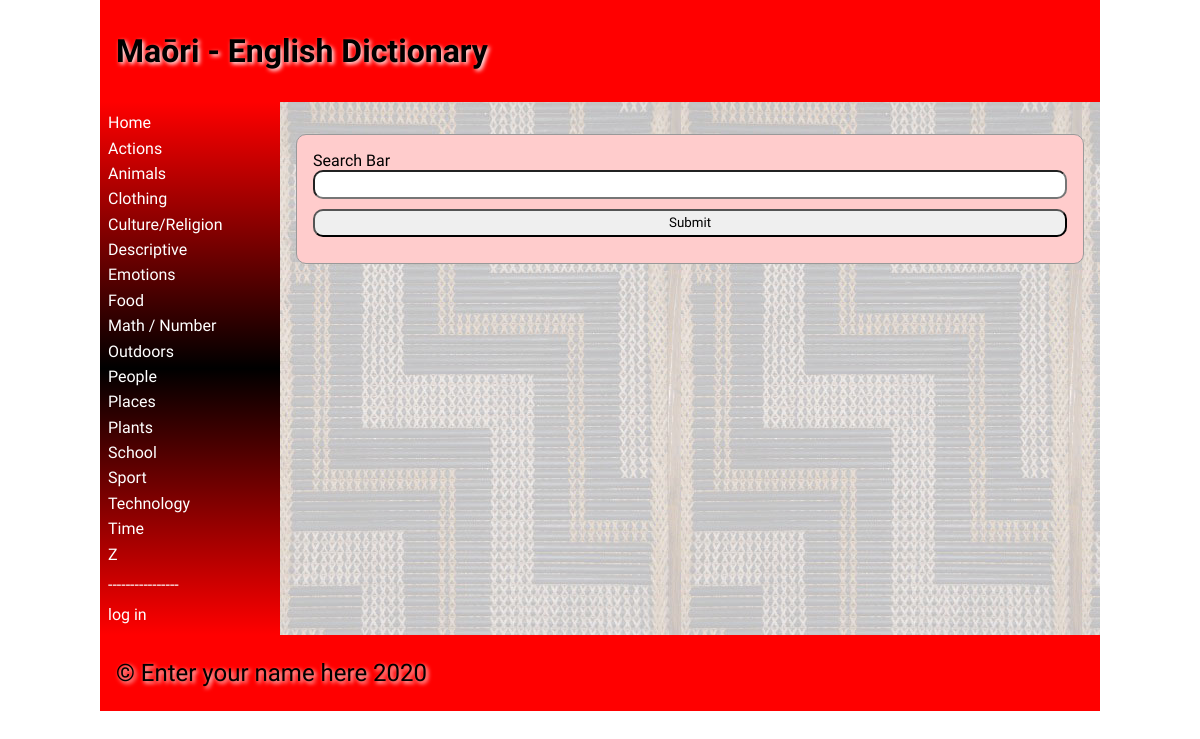
The page / on the database its author committed.
### tables this page shows
CREATE TABLE category
(
	id integer
		constraint category_pk
			primary key autoincrement,
	category varchar(30)
);

### app.py (the view)
@app.route('/', methods=['POST', 'GET'])
def main():
    if request.method == "GET":
        search = str("{}{}".format(request.args.get('Search'), "%"))
        con = create_connection(DATABASE)
        query = "SELECT * FROM wordbank WHERE english LIKE ?"
        cur = con.cursor()
        cur.execute(query, (search,))
        search_results = cur.fetchall()
        con.close()
    if len(search_results):
        print(len)
        search_results = "None"
    return render_template("home.html", categories=categories(), logged_in=is_logged_in(),
                           Search_results=search_results, is_admin=is_admin())

### app.py (called while the page is built)
def create_connection(db_file):
    try:
        connection = sqlite3.connect(db_file)
        connection.execute('pragma foreign_keys=ON')
        return connection
    except Error as error:
        print(error)
    return None

def is_logged_in():
    if session.get('email') is None:
        print("not logged in ")
        return False
    else:
        print("logged in")
        return True

def is_admin():
    if session.get('admin') != 1:
        print("denied")
        return redirect("/") and False
    else:
        return True

def categories():
    con = create_connection(DATABASE)
    query = "SELECT category,id FROM category ORDER BY category ASC"
    cur = con.cursor()
    cur.execute(query)
    category_list = cur.fetchall()
    con.close()
    return category_list

### templates/home.html (shortened to what this page needs)
{% extends 'base.html' %}
{% block heading %}Maōri - English Dictionary{% endblock %}
{% block main %}
    <form class = "dataForm" method = "GET">
        <div class ="form-group">
            <div class ="form-label">Search Bar</div>
                <div class = "form-element"><input type = "search" name ="Search" id = "Search"></div>
        </div>
        <div class ="form-group">
                <div class ="form-element"><input type = "submit" value="Submit"></div>
        </div>
    </form>
{% endblock %}

### templates/base.html (shortened to what this page needs)
<!doctype html>
<html lang="en">
<head>
	<link href="{{ url_for('static', filename='css/style.css') }}" rel="stylesheet">
</head>
<body>
	<div id="container">
		<header>
			<h1>{% block heading %}{% endblock %}</h1>
		</header>
		<nav>
			<ul>
                <li><a href="\">Home</a></li>
                {% for category in categories %}
                    <li><a href="/category/{{ category[1] }}">{{ category[0] }}</a></li>
                {% endfor %}
                 <p style = "color:white;">----------------</p>
                {% if logged_in %}
                     <li><a href = "/logout">log out</a></li>
                {% else %}
                    <li><a href = "/login">log in</a></li>
                {% endif %}
			</ul>
		</nav>
		<main>
            {% block main%}{% endblock %}
        </main>
		<footer>
			<p>
				&copy; Enter your name here 2020
			</p>
		</footer>
	</div>
</body>
</html>

### static/css/style.css (style rules this page uses)
* { font-family: Comfortaa, sans-serif; margin: 0; padding: 0; box-sizing: border-box; }
#container { display: grid; grid-template-columns: 75px auto; grid-template-areas: 'nav header' 'main main' 'footer footer'; }
header { grid-area: header; background-color: #f00; padding: 1rem; }
nav { grid-area: nav; }
main { grid-area: main; padding: 1rem; background-color: #edd; }
h1, h2, h3, h4 { padding: 1rem 0; font-family: 'Suez One', serif; color: #000; text-shadow: 2px 2px 4px #fff; }
p { padding: 0.5rem 0; }
a { color: #222; }
.dataForm { margin: 1rem 0; border: 1px solid #999; padding: 1rem; background-color: #fcc; border-radius: 10px; }
.dataForm input, textarea { width: 100%; border-radius: 10px; padding: 0.3rem; margin-bottom: 10px; }
footer { grid-area: footer; padding: 1rem; background-color: #f00; }
footer p { color: #000; text-shadow: 2px 2px 4px #fff; font-size: 1.5rem; }
@media only screen and (min-width: 768px) { #container { grid-template-columns: 180px auto; grid-template-areas: 'header header' 'nav main' 'footer footer'; } }
@media only screen and (min-width: 768px) { nav { background: linear-gradient(180deg, rgba(255,0,0,1) 0%, rgba(0, 0, 0, 1) 50%, rgba(255,0,0,1) 100%); padding: 0.5rem; } }
@media only screen and (min-width: 768px) { nav ul { list-style: none; } }
@media only screen and (min-width: 768px) { nav li { padding: 0.2rem 0; } }
@media only screen and (min-width: 768px) { nav a { color: #fff; text-decoration: none; } }
@media only screen and (min-width: 768px) { main { background-image: url('/poutama.jpg'); } }
@media only screen and (min-width: 1000px) { #container { width: 1000px; margin: auto; } }

### rows shown on the page
category: category "Actions"
category: category "Animals"
category: category "Clothing"
category: category "Culture/Religion"
category: category "Descriptive"
category: category "Emotions"
category: category "Food"
category: category "Math / Number"
category: category "Outdoors"
category: category "People"
category: category "Places"
category: category "Plants"
category: category "School"
category: category "Sport"
category: category "Technology"
category: category "Time"
category: category "Z"
